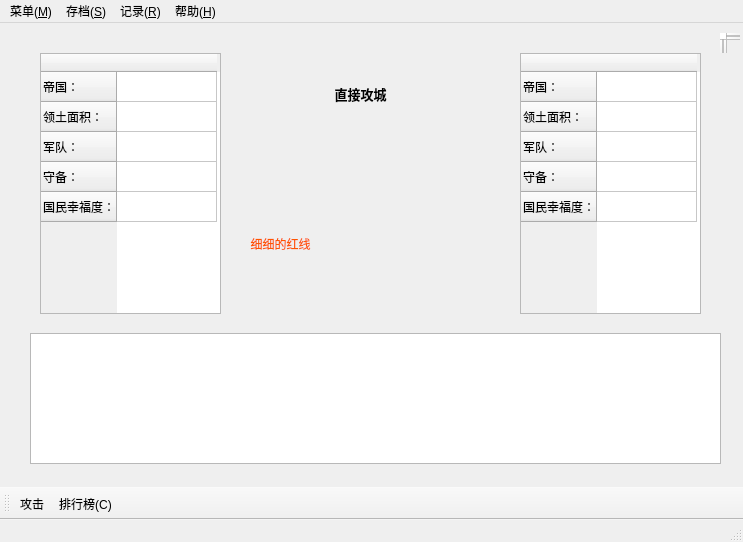
<?xml version="1.0" encoding="UTF-8"?>
<ui version="4.0">
 <class>GamePage</class>
 <widget class="QMainWindow" name="GamePage">
  <property name="geometry">
   <rect>
    <x>0</x>
    <y>0</y>
    <width>743</width>
    <height>542</height>
   </rect>
  </property>
  <property name="windowTitle">
   <string>MainWindow</string>
  </property>
  <widget class="QWidget" name="centralwidget">
   <widget class="QLabel" name="cache">
    <property name="geometry">
     <rect>
      <x>9</x>
      <y>380</y>
      <width>622</width>
      <height>16</height>
     </rect>
    </property>
    <property name="text">
     <string/>
    </property>
   </widget>
   <widget class="QTextEdit" name="History">
    <property name="geometry">
     <rect>
      <x>30</x>
      <y>310</y>
      <width>691</width>
      <height>131</height>
     </rect>
    </property>
   </widget>
   <widget class="QTextEdit" name="textEdit">
    <property name="geometry">
     <rect>
      <x>720</x>
      <y>10</y>
      <width>20</width>
      <height>20</height>
     </rect>
    </property>
    <property name="frameShape">
     <enum>QFrame::NoFrame</enum>
    </property>
    <property name="frameShadow">
     <enum>QFrame::Plain</enum>
    </property>
   </widget>
   <widget class="QTableWidget" name="myTableWidget">
    <property name="geometry">
     <rect>
      <x>40</x>
      <y>30</y>
      <width>181</width>
      <height>261</height>
     </rect>
    </property>
    <row>
     <property name="text">
      <string>帝国：</string>
     </property>
    </row>
    <row>
     <property name="text">
      <string>领土面积：</string>
     </property>
    </row>
    <row>
     <property name="text">
      <string>军队：</string>
     </property>
    </row>
    <row>
     <property name="text">
      <string>守备：</string>
     </property>
    </row>
    <row>
     <property name="text">
      <string>国民幸福度：</string>
     </property>
    </row>
    <column>
     <property name="text">
      <string/>
     </property>
    </column>
   </widget>
   <widget class="QTableWidget" name="enemyTableWidget">
    <property name="geometry">
     <rect>
      <x>520</x>
      <y>30</y>
      <width>181</width>
      <height>261</height>
     </rect>
    </property>
    <row>
     <property name="text">
      <string>帝国：</string>
     </property>
    </row>
    <row>
     <property name="text">
      <string>领土面积：</string>
     </property>
    </row>
    <row>
     <property name="text">
      <string>军队：</string>
     </property>
    </row>
    <row>
     <property name="text">
      <string>守备：</string>
     </property>
    </row>
    <row>
     <property name="text">
      <string>国民幸福度：</string>
     </property>
    </row>
    <column>
     <property name="text">
      <string/>
     </property>
    </column>
   </widget>
   <widget class="QWidget" name="verticalLayoutWidget">
    <property name="geometry">
     <rect>
      <x>240</x>
      <y>160</y>
      <width>81</width>
      <height>94</height>
     </rect>
    </property>
    <layout class="QVBoxLayout" name="ThinRedlLayout">
     <item>
      <widget class="QPushButton" name="ThinRedBTN">
       <property name="text">
        <string/>
       </property>
       <property name="icon">
        <iconset resource="gamepageicon.qrc">
         <normaloff>:/gpicon/images/Game/ThinRedLine.png</normaloff>:/gpicon/images/Game/ThinRedLine.png</iconset>
       </property>
       <property name="iconSize">
        <size>
         <width>64</width>
         <height>64</height>
        </size>
       </property>
       <property name="flat">
        <bool>true</bool>
       </property>
      </widget>
     </item>
     <item>
      <widget class="QLabel" name="ThinRedTips">
       <property name="text">
        <string>&lt;html&gt;&lt;head/&gt;&lt;body&gt;&lt;p align=&quot;center&quot;&gt;&lt;span style=&quot; color:#ff5500;&quot;&gt;细细的红线&lt;/span&gt;&lt;/p&gt;&lt;/body&gt;&lt;/html&gt;</string>
       </property>
      </widget>
     </item>
    </layout>
   </widget>
   <widget class="QWidget" name="verticalLayoutWidget_2">
    <property name="geometry">
     <rect>
      <x>310</x>
      <y>10</y>
      <width>101</width>
      <height>95</height>
     </rect>
    </property>
    <layout class="QVBoxLayout" name="DirectATKLayout">
     <item>
      <widget class="QPushButton" name="DirectATKBTN">
       <property name="text">
        <string/>
       </property>
       <property name="icon">
        <iconset resource="gamepageicon.qrc">
         <normaloff>:/gpicon/images/icon/GamePage_attack.png</normaloff>:/gpicon/images/icon/GamePage_attack.png</iconset>
       </property>
       <property name="iconSize">
        <size>
         <width>64</width>
         <height>64</height>
        </size>
       </property>
       <property name="flat">
        <bool>true</bool>
       </property>
      </widget>
     </item>
     <item>
      <widget class="QLabel" name="DirectATKTips">
       <property name="text">
        <string>&lt;html&gt;&lt;head/&gt;&lt;body&gt;&lt;p align=&quot;center&quot;&gt;&lt;span style=&quot; font-size:10pt; font-weight:600;&quot;&gt;直接攻城&lt;/span&gt;&lt;/p&gt;&lt;/body&gt;&lt;/html&gt;</string>
       </property>
       <property name="textFormat">
        <enum>Qt::RichText</enum>
       </property>
       <property name="scaledContents">
        <bool>true</bool>
       </property>
       <property name="wordWrap">
        <bool>false</bool>
       </property>
      </widget>
     </item>
    </layout>
   </widget>
  </widget>
  <widget class="QMenuBar" name="menubar">
   <property name="geometry">
    <rect>
     <x>0</x>
     <y>0</y>
     <width>743</width>
     <height>23</height>
    </rect>
   </property>
   <widget class="QMenu" name="menu_help">
    <property name="title">
     <string>帮助(&amp;H)</string>
    </property>
    <addaction name="action_R"/>
    <addaction name="action_A"/>
   </widget>
   <widget class="QMenu" name="menu_menu">
    <property name="title">
     <string>菜单(&amp;M)</string>
    </property>
    <addaction name="separator"/>
    <addaction name="action_revert"/>
    <addaction name="action_quit"/>
    <addaction name="action_GG"/>
   </widget>
   <widget class="QMenu" name="menu_record">
    <property name="title">
     <string>记录(&amp;R)</string>
    </property>
    <addaction name="actionfind_F"/>
   </widget>
   <widget class="QMenu" name="menu_S">
    <property name="title">
     <string>存档(&amp;S)</string>
    </property>
    <addaction name="action_N"/>
    <addaction name="action_S"/>
    <addaction name="action_A_2"/>
    <addaction name="action_O"/>
   </widget>
   <addaction name="menu_menu"/>
   <addaction name="menu_S"/>
   <addaction name="menu_record"/>
   <addaction name="menu_help"/>
  </widget>
  <widget class="QStatusBar" name="statusbar"/>
  <widget class="QToolBar" name="toolBar">
   <property name="windowTitle">
    <string>toolBar</string>
   </property>
   <attribute name="toolBarArea">
    <enum>BottomToolBarArea</enum>
   </attribute>
   <attribute name="toolBarBreak">
    <bool>false</bool>
   </attribute>
   <addaction name="attack"/>
   <addaction name="medal"/>
  </widget>
  <action name="action_revert">
   <property name="icon">
    <iconset resource="gamepageicon.qrc">
     <normaloff>:/gpicon/images/icon/GamePage_revert.png</normaloff>:/gpicon/images/icon/GamePage_revert.png</iconset>
   </property>
   <property name="text">
    <string>重新开始任务(&amp;R)</string>
   </property>
   <property name="shortcut">
    <string>Ctrl+R</string>
   </property>
  </action>
  <action name="action_quit">
   <property name="icon">
    <iconset resource="gamepageicon.qrc">
     <normaloff>:/gpicon/images/icon/GamePage_quit.png</normaloff>:/gpicon/images/icon/GamePage_quit.png</iconset>
   </property>
   <property name="text">
    <string>退出任务(&amp;Q)</string>
   </property>
   <property name="shortcut">
    <string>Ctrl+Q</string>
   </property>
  </action>
  <action name="action_GG">
   <property name="icon">
    <iconset resource="gamepageicon.qrc">
     <normaloff>:/gpicon/images/icon/GamePage_GG.png</normaloff>:/gpicon/images/icon/GamePage_GG.png</iconset>
   </property>
   <property name="text">
    <string>返回Windows(&amp;Q)</string>
   </property>
   <property name="shortcut">
    <string>Ctrl+G</string>
   </property>
  </action>
  <action name="medal">
   <property name="icon">
    <iconset resource="gamepageicon.qrc">
     <normaloff>:/gpicon/images/icon/GamePage_Medal.png</normaloff>:/gpicon/images/icon/GamePage_Medal.png</iconset>
   </property>
   <property name="text">
    <string>排行榜(&amp;C)</string>
   </property>
   <property name="statusTip">
    <string>打开排行榜</string>
   </property>
   <property name="shortcut">
    <string>Ctrl+C</string>
   </property>
  </action>
  <action name="attack">
   <property name="icon">
    <iconset resource="gamepageicon.qrc">
     <normaloff>:/gpicon/images/icon/GamePage_attack.png</normaloff>:/gpicon/images/icon/GamePage_attack.png</iconset>
   </property>
   <property name="text">
    <string>攻击</string>
   </property>
   <property name="statusTip">
    <string>普通攻击</string>
   </property>
  </action>
  <action name="action_S">
   <property name="icon">
    <iconset resource="gamepageicon.qrc">
     <normaloff>:/gpicon/images/icon/save.png</normaloff>:/gpicon/images/icon/save.png</iconset>
   </property>
   <property name="text">
    <string>保存(&amp;S)</string>
   </property>
   <property name="shortcut">
    <string>Ctrl+S</string>
   </property>
  </action>
  <action name="action_R">
   <property name="icon">
    <iconset resource="gamepageicon.qrc">
     <normaloff>:/gpicon/images/icon/help.png</normaloff>:/gpicon/images/icon/help.png</iconset>
   </property>
   <property name="text">
    <string>规则说明(&amp;R)</string>
   </property>
   <property name="shortcut">
    <string>Ctrl+R</string>
   </property>
  </action>
  <action name="action_A">
   <property name="icon">
    <iconset resource="gamepageicon.qrc">
     <normaloff>:/gpicon/images/icon.png</normaloff>:/gpicon/images/icon.png</iconset>
   </property>
   <property name="text">
    <string>关于(&amp;A)</string>
   </property>
   <property name="shortcut">
    <string>Ctrl+A</string>
   </property>
  </action>
  <action name="action_O">
   <property name="icon">
    <iconset resource="gamepageicon.qrc">
     <normaloff>:/gpicon/images/icon/OPEN.png</normaloff>:/gpicon/images/icon/OPEN.png</iconset>
   </property>
   <property name="text">
    <string>读取(&amp;O)</string>
   </property>
   <property name="shortcut">
    <string>Ctrl+O</string>
   </property>
  </action>
  <action name="action_N">
   <property name="icon">
    <iconset resource="gamepageicon.qrc">
     <normaloff>:/gpicon/images/icon/new.png</normaloff>:/gpicon/images/icon/new.png</iconset>
   </property>
   <property name="text">
    <string>新建存档(&amp;N)</string>
   </property>
   <property name="shortcut">
    <string>Ctrl+N</string>
   </property>
  </action>
  <action name="action_A_2">
   <property name="icon">
    <iconset resource="gamepageicon.qrc">
     <normaloff>:/gpicon/images/icon/save-as.png</normaloff>:/gpicon/images/icon/save-as.png</iconset>
   </property>
   <property name="text">
    <string>另存为(&amp;A)</string>
   </property>
  </action>
  <action name="actionfind_F">
   <property name="text">
    <string>find(&amp;F)</string>
   </property>
  </action>
 </widget>
 <resources>
  <include location="gamepageicon.qrc"/>
 </resources>
 <connections/>
</ui>
